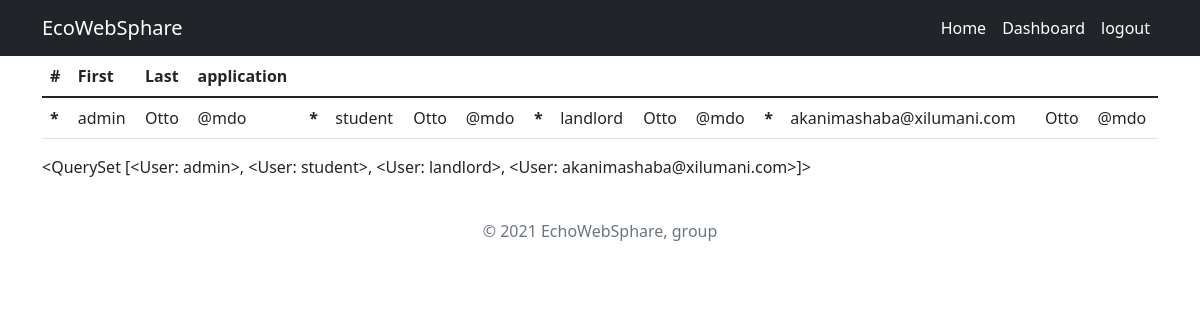
/dashboard/accomodation/my-accomodations/4/ (signed in), run on the app's committed database.
### accounts/models.py (models this page shows, shortened)
class User(AbstractBaseUser):
    username = models.CharField(max_length=150)
    email = models.EmailField(verbose_name='email address',max_length=255,unique=True,)
    is_admin = models.BooleanField(default=False)
    is_active = models.BooleanField(default=True)
    date_joined = models.DateTimeField(auto_now_add=True)
    objects = MyUserManager()
    USERNAME_FIELD = 'email'
    REQUIRED_FIELDS = ['username']
    def __str__(self):
        return self.username

### accomodations/views.py (the view)
# urls.py: path('dashboard/accomodation/my-accomodations/<int:pk>/', ViewReport, name='report'),
@login_required
def ViewReport(request, pk):
    accomodation = get_object_or_404(Accomodation, pk=pk)
    applied_accomodations = accomodation.applied.all()
    context = {
        'applied_accomodations':applied_accomodations,
    }
    return render(request, 'report-page.html', context)

### templates/report-page.html (shortened to what this page needs)
{% extends 'base.html' %}
{% load crispy_forms_tags %}
{% block content %}
 <table class="table">
  <thead>
    <tr>
      <th scope="col">#</th>
      <th scope="col">First</th>
      <th scope="col">Last</th>
      <th scope="col">application</th>
    </tr>
  </thead>
  <tbody>
    <tr>
    {% for obj in applied_accomodations %}
      <th scope="row">*</th>
      <td>{{obj}}</td>
      <td>Otto</td>
      <td>@mdo</td>
      {% endfor %}
    </tr>
  </tbody>
</table>
 {{ applied_accomodations }}
{% endblock %}

### data on the page
User: username "admin", username.username "<QuerySet [<User: admin>, <User: student>, <User: landlord>, <User: akanimashaba@xilumani.com>]>"
User: username "student"
User: username "landlord"
User: username "akanimashaba@xilumani.com"
